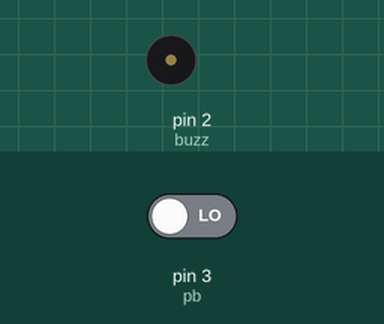
Simulated run of this sketch. Board: Arduino Uno, built with avr-gcc and run on an emulated ATmega328P. On the bench: buzzer (waves = sounding, pin HIGH). The inputs (shaded band) are chosen by the test bench; at power-on: pin 3 (pb) LOW.

Above: at 1.2 s.
1.3 s: pin 3 (pb) driven HIGH
At 1.6 s:
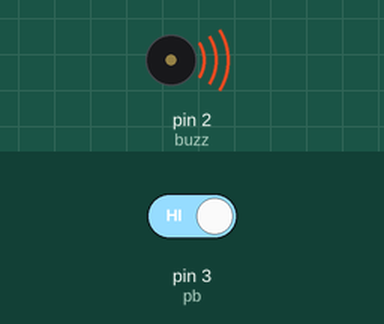
2.8 s: pin 3 (pb) driven LOW
At 3.9 s:
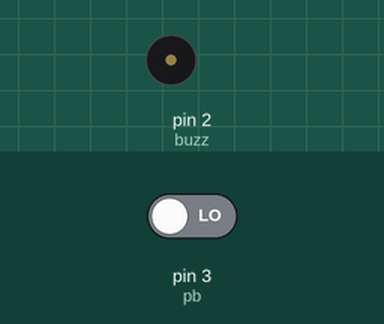
Timing chart, 0 to 5.8 s (numbered marks = the images above; inputs shaded):
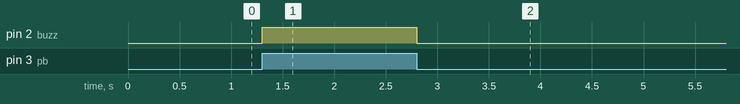

Measured:
- after the input at 1.3 s, pin 2 (buzz): LOW → HIGH at once
- after the input at 2.8 s, pin 2 (buzz): HIGH → LOW at once

The sketch:

Latihan_buzzer_1.ino
```cpp
const int pb   = 3;
const int buzz = 2;
int tombol     = 0;

void setup() {
  // put your setup code here, to run once:
  pinMode(2, OUTPUT);
  pinMode(3, INPUT);
}

void loop() {
  tombol = digitalRead(pb);
  if (tombol == HIGH) {
    digitalWrite(buzz, HIGH);
  } else {
    digitalWrite(buzz, LOW);
  }
}
```
